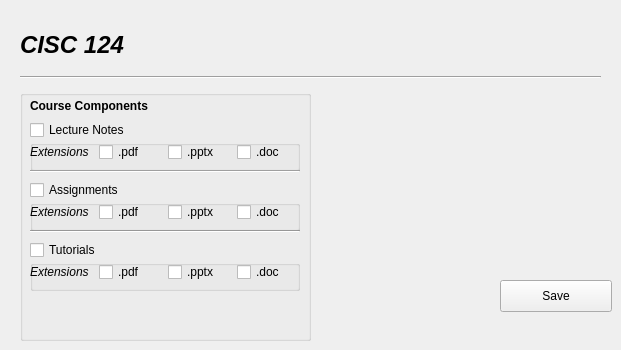
       <widget class="QWidget" name="tab_cisc124">
        <attribute name="title">
         <string>CISC 124</string>
        </attribute>
        <widget class="QWidget" name="layoutWidget_9">
         <property name="geometry">
          <rect>
           <x>20</x>
           <y>20</y>
           <width>581</width>
           <height>59</height>
          </rect>
         </property>
         <layout class="QVBoxLayout" name="verticalLayout_32">
          <item>
           <widget class="QLabel" name="label_42">
            <property name="styleSheet">
             <string notr="true">font-style: italic;
font-weight: bold;
font-size: 24px;
font-family: &quot;Times New Roman&quot; serif;
</string>
            </property>
            <property name="text">
             <string>CISC 124</string>
            </property>
           </widget>
          </item>
          <item>
           <widget class="Line" name="line_8">
            <property name="orientation">
             <enum>Qt::Horizontal</enum>
            </property>
           </widget>
          </item>
         </layout>
        </widget>
        <widget class="QPushButton" name="saveButton_Cisc124">
         <property name="geometry">
          <rect>
           <x>500</x>
           <y>280</y>
           <width>112</width>
           <height>32</height>
          </rect>
         </property>
         <property name="text">
          <string>Save</string>
         </property>
        </widget>
        <widget class="QGroupBox" name="groupBox_CISC124">
         <property name="geometry">
          <rect>
           <x>20</x>
           <y>90</y>
           <width>291</width>
           <height>251</height>
          </rect>
         </property>
         <property name="title">
          <string/>
         </property>
         <widget class="QLabel" name="label_39">
          <property name="geometry">
           <rect>
            <x>10</x>
            <y>-2</y>
            <width>270</width>
            <height>35</height>
           </rect>
          </property>
          <property name="font">
           <font>
            <weight>75</weight>
            <bold>true</bold>
           </font>
          </property>
          <property name="text">
           <string>Course Components</string>
          </property>
         </widget>
         <widget class="QCheckBox" name="TUT_3">
          <property name="geometry">
           <rect>
            <x>10</x>
            <y>150</y>
            <width>281</width>
            <height>20</height>
           </rect>
          </property>
          <property name="text">
           <string>Tutorials</string>
          </property>
         </widget>
         <widget class="Line" name="line_5">
          <property name="geometry">
           <rect>
            <x>10</x>
            <y>140</y>
            <width>270</width>
            <height>3</height>
           </rect>
          </property>
          <property name="orientation">
           <enum>Qt::Horizontal</enum>
          </property>
         </widget>
         <widget class="QCheckBox" name="LECT_3">
          <property name="geometry">
           <rect>
            <x>10</x>
            <y>30</y>
            <width>281</width>
            <height>20</height>
           </rect>
          </property>
          <property name="text">
           <string>Lecture Notes</string>
          </property>
         </widget>
         <widget class="QGroupBox" name="groupBox_ASSGN_3">
          <property name="geometry">
           <rect>
            <x>10</x>
            <y>110</y>
            <width>270</width>
            <height>31</height>
           </rect>
          </property>
          <property name="title">
           <string/>
          </property>
          <widget class="QWidget" name="layoutWidget_6">
           <property name="geometry">
            <rect>
             <x>0</x>
             <y>0</y>
             <width>270</width>
             <height>24</height>
            </rect>
           </property>
           <layout class="QHBoxLayout" name="horizontalLayout_8">
            <item>
             <widget class="QLabel" name="label_40">
              <property name="font">
               <font>
                <weight>50</weight>
                <italic>true</italic>
                <bold>false</bold>
               </font>
              </property>
              <property name="text">
               <string>Extensions</string>
              </property>
             </widget>
            </item>
            <item>
             <widget class="QCheckBox" name="checkBox_PDF_7">
              <property name="text">
               <string>.pdf</string>
              </property>
             </widget>
            </item>
            <item>
             <widget class="QCheckBox" name="checkBox_PPTX_7">
              <property name="text">
               <string>.pptx</string>
              </property>
             </widget>
            </item>
            <item>
             <widget class="QCheckBox" name="checkBox_DOC_7">
              <property name="text">
               <string>.doc</string>
              </property>
             </widget>
            </item>
           </layout>
          </widget>
         </widget>
         <widget class="QGroupBox" name="groupBox_LECT_3">
          <property name="geometry">
           <rect>
            <x>10</x>
            <y>50</y>
            <width>270</width>
            <height>31</height>
           </rect>
          </property>
          <property name="title">
           <string/>
          </property>
          <widget class="QWidget" name="layoutWidget_10">
           <property name="geometry">
            <rect>
             <x>0</x>
             <y>0</y>
             <width>270</width>
             <height>24</height>
            </rect>
           </property>
           <layout class="QHBoxLayout" name="horizontalLayout_4">
            <item>
             <widget class="QLabel" name="label_41">
              <property name="font">
               <font>
                <weight>50</weight>
                <italic>true</italic>
                <bold>false</bold>
               </font>
              </property>
              <property name="text">
               <string>Extensions</string>
              </property>
             </widget>
            </item>
            <item>
             <widget class="QCheckBox" name="checkBox_PDF_8">
              <property name="text">
               <string>.pdf</string>
              </property>
             </widget>
            </item>
            <item>
             <widget class="QCheckBox" name="checkBox_PPTX_8">
              <property name="text">
               <string>.pptx</string>
              </property>
             </widget>
            </item>
            <item>
             <widget class="QCheckBox" name="checkBox_DOC_8">
              <property name="text">
               <string>.doc</string>
              </property>
             </widget>
            </item>
           </layout>
          </widget>
         </widget>
         <widget class="Line" name="line_6">
          <property name="geometry">
           <rect>
            <x>10</x>
            <y>80</y>
            <width>270</width>
            <height>3</height>
           </rect>
          </property>
          <property name="orientation">
           <enum>Qt::Horizontal</enum>
          </property>
         </widget>
         <widget class="QCheckBox" name="ASSGN_3">
          <property name="geometry">
           <rect>
            <x>10</x>
            <y>90</y>
            <width>281</width>
            <height>20</height>
           </rect>
          </property>
          <property name="text">
           <string>Assignments</string>
          </property>
         </widget>
         <widget class="QGroupBox" name="groupBox_TUT_3">
          <property name="geometry">
           <rect>
            <x>10</x>
            <y>170</y>
            <width>270</width>
            <height>31</height>
           </rect>
          </property>
          <property name="title">
           <string/>
          </property>
          <widget class="QWidget" name="layoutWidget_11">
           <property name="geometry">
            <rect>
             <x>0</x>
             <y>0</y>
             <width>270</width>
             <height>24</height>
            </rect>
           </property>
           <layout class="QHBoxLayout" name="horizontalLayout_9">
            <item>
             <widget class="QLabel" name="label_44">
              <property name="font">
               <font>
                <weight>50</weight>
                <italic>true</italic>
                <bold>false</bold>
               </font>
              </property>
              <property name="text">
               <string>Extensions</string>
              </property>
             </widget>
            </item>
            <item>
             <widget class="QCheckBox" name="checkBox_PDF_9">
              <property name="text">
               <string>.pdf</string>
              </property>
             </widget>
            </item>
            <item>
             <widget class="QCheckBox" name="checkBox_PPTX_9">
              <property name="text">
               <string>.pptx</string>
              </property>
             </widget>
            </item>
            <item>
             <widget class="QCheckBox" name="checkBox_DOC_9">
              <property name="text">
               <string>.doc</string>
              </property>
             </widget>
            </item>
           </layout>
          </widget>
         </widget>
        </widget>
       </widget>
